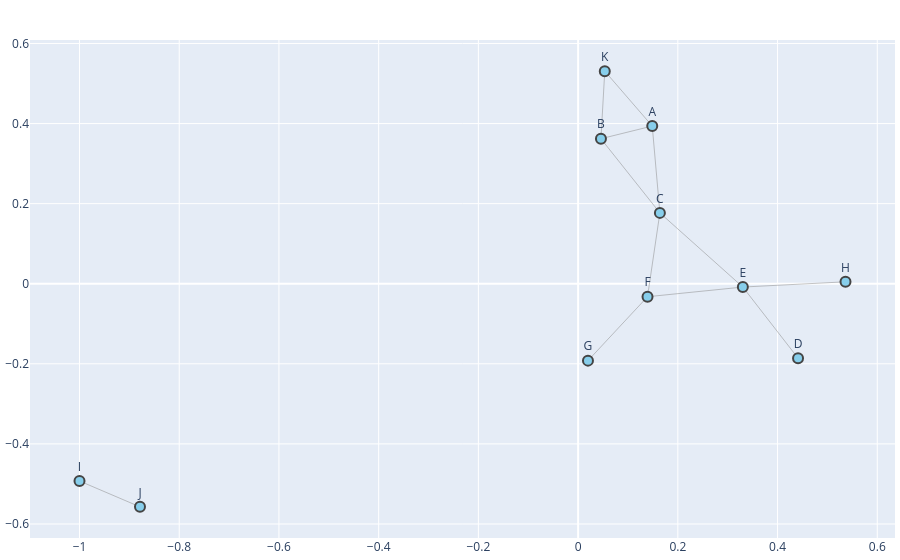

Notebook code cell kept with this figure:
### Markdown cell above
### Plot with plotly

### Code cell
# G = nx.karate_club_graph()
pos = nx.spring_layout(G)

edge_x = []
edge_y = []
for edge in G.edges():
    x0, y0 = pos[edge[0]]
    x1, y1 = pos[edge[1]]
    edge_x += [x0, x1, None]
    edge_y += [y0, y1, None]

edge_trace = go.Scatter(x=edge_x, y=edge_y,
                        line=dict(width=0.5, color='#888'),
                        hoverinfo='none',
                        mode='lines')

node_x=[]
node_y = []
for node in G.nodes():
    x, y = pos[node]
    node_x.append(x)
    node_y.append(y)

node_trace = go.Scatter(x=node_x, y=node_y,
                        mode='markers+text',
                        text=[str(n) for n in G.nodes()],
                        textposition='top center',
                        hoverinfo='text',
                        marker=dict(showscale=False,
                                    color='skyblue',
                                    size=10,
                                    line_width=2))

fig = go.Figure(data=[edge_trace, node_trace],
                layout=go.Layout(showlegend=False,
                                 hovermode='closest',
                                 margin=dict(b=20, l=5, r=5, t=40)))

fig.show()

### Figure 1 — Plotly figure (JSON) as saved in the notebook; plotly's stock layout.template omitted (floating-point values rounded to 4 significant figures)
{"data": [{"hoverinfo": "none", "line": {"color": "#888", "width": 0.5}, "mode": "lines", "type": "scatter", "x": [0.1487, 0.05346, null, 0.1487, 0.0458, null, 0.1487, 0.164, null, 0.05346, 0.0458, null, 0.0458, 0.164, null, 0.164, 0.3304, null, 0.164, 0.1392, null, 0.3304, 0.4411, null, 0.3304, 0.1392, null, 0.3304, 0.5363, null, 0.1392, 0.01977, null, -1.0, -0.8787, null], "y": [0.3938, 0.5309, null, 0.3938, 0.3622, null, 0.3938, 0.1769, null, 0.5309, 0.3622, null, 0.3622, 0.1769, null, 0.1769, -0.008292, null, 0.1769, -0.03247, null, -0.008292, -0.1859, null, -0.008292, -0.03247, null, -0.008292, 0.004794, null, -0.03247, -0.1921, null, -0.4927, -0.5573, null]}, {"hoverinfo": "text", "marker": {"color": "skyblue", "line": {"width": 2}, "showscale": false, "size": 10}, "mode": "markers+text", "text": ["A", "K", "B", "C", "E", "F", "D", "H", "G", "I", "J"], "textposition": "top center", "type": "scatter", "x": [0.1487, 0.05346, 0.0458, 0.164, 0.3304, 0.1392, 0.4411, 0.5363, 0.01977, -1.0, -0.8787], "y": [0.3938, 0.5309, 0.3622, 0.1769, -0.008292, -0.03247, -0.1859, 0.004794, -0.1921, -0.4927, -0.5573]}], "layout": {"hovermode": "closest", "margin": {"b": 20, "l": 5, "r": 5, "t": 40}, "showlegend": false}}
